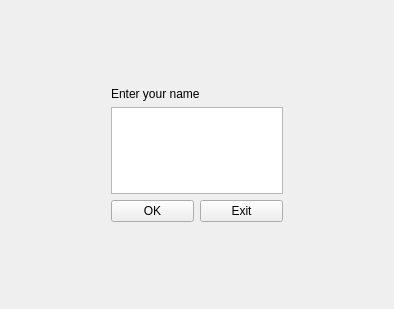
<?xml version="1.0" encoding="UTF-8"?>
<ui version="4.0">
 <class>createUsers</class>
 <widget class="QWidget" name="createUsers">
  <property name="geometry">
   <rect>
    <x>0</x>
    <y>0</y>
    <width>394</width>
    <height>309</height>
   </rect>
  </property>
  <property name="windowTitle">
   <string>Form</string>
  </property>
  <layout class="QGridLayout" name="gridLayout">
   <item row="0" column="1">
    <spacer name="verticalSpacer">
     <property name="orientation">
      <enum>Qt::Vertical</enum>
     </property>
     <property name="sizeType">
      <enum>QSizePolicy::Fixed</enum>
     </property>
     <property name="sizeHint" stdset="0">
      <size>
       <width>20</width>
       <height>76</height>
      </size>
     </property>
    </spacer>
   </item>
   <item row="1" column="0">
    <spacer name="horizontalSpacer">
     <property name="orientation">
      <enum>Qt::Horizontal</enum>
     </property>
     <property name="sizeType">
      <enum>QSizePolicy::Fixed</enum>
     </property>
     <property name="sizeHint" stdset="0">
      <size>
       <width>100</width>
       <height>20</height>
      </size>
     </property>
    </spacer>
   </item>
   <item row="1" column="1">
    <layout class="QVBoxLayout" name="verticalLayout">
     <item>
      <widget class="QLabel" name="label">
       <property name="text">
        <string>Enter your name</string>
       </property>
      </widget>
     </item>
     <item>
      <widget class="QTextEdit" name="nameEdit"/>
     </item>
     <item>
      <layout class="QHBoxLayout" name="horizontalLayout">
       <item>
        <widget class="QPushButton" name="okButton">
         <property name="text">
          <string>OK</string>
         </property>
        </widget>
       </item>
       <item>
        <widget class="QPushButton" name="exitButton">
         <property name="text">
          <string>Exit</string>
         </property>
        </widget>
       </item>
      </layout>
     </item>
    </layout>
   </item>
   <item row="1" column="2">
    <spacer name="horizontalSpacer_2">
     <property name="orientation">
      <enum>Qt::Horizontal</enum>
     </property>
     <property name="sizeType">
      <enum>QSizePolicy::Fixed</enum>
     </property>
     <property name="sizeHint" stdset="0">
      <size>
       <width>100</width>
       <height>20</height>
      </size>
     </property>
    </spacer>
   </item>
   <item row="2" column="1">
    <spacer name="verticalSpacer_2">
     <property name="orientation">
      <enum>Qt::Vertical</enum>
     </property>
     <property name="sizeType">
      <enum>QSizePolicy::Fixed</enum>
     </property>
     <property name="sizeHint" stdset="0">
      <size>
       <width>100</width>
       <height>76</height>
      </size>
     </property>
    </spacer>
   </item>
  </layout>
 </widget>
 <resources/>
 <connections/>
</ui>
